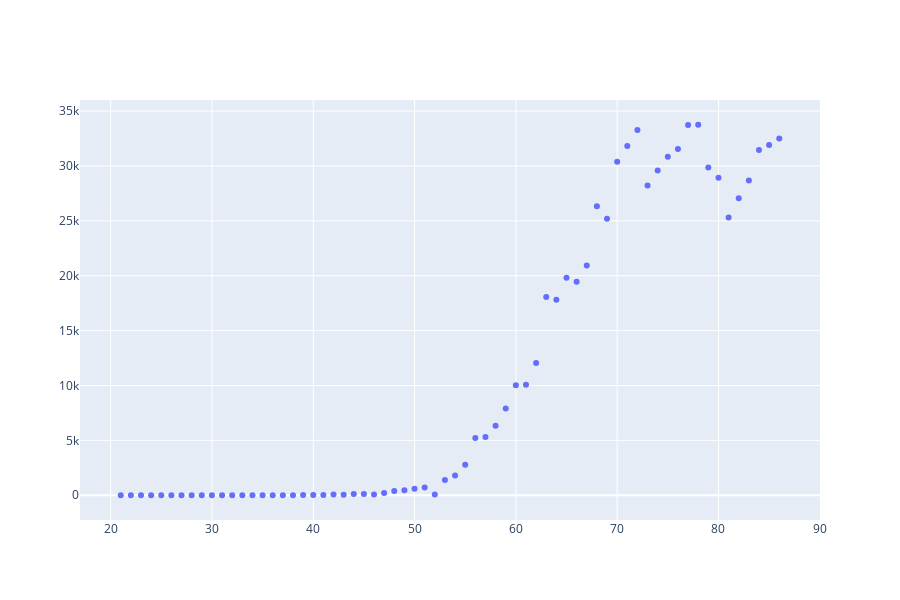

Notebook cell for this chart:
### Code cell
#x,y = np.linspace(1,86,86)[40:], np.asarray(t002).astype('float64')[40:] 
x,y = np.linspace(1,86,86)[20:], np.asarray(t002).astype('float64')[20:] 
raw_data_plot = go.Scatter(x=x, y=y, name="Raw Data", mode='markers')
fig = go.Figure([raw_data_plot])
fig.update_layout(height=600)
#print(x.dtype,y.dtype)

### Figure 1 — Plotly figure (JSON) as saved in the notebook; plotly's stock layout.template omitted (floating-point values rounded to 4 significant figures)
{"data": [{"mode": "markers", "name": "Raw Data", "type": "scatter", "x": [21, 22, 23, 24, 25, 26, 27, 28, 29, 30, 31, 32, 33, 34, 35, 36, 37, 38, 39, 40, 41, 42, 43, 44, 45, 46, 47, 48, 49, 50, 51, 52, 53, 54, 55, 56, 57, 58, 59, 60, 61, 62, 63, 64, 65, 66, 67, 68, 69, 70, 71, 72, 73, 74, 75, 76, 77, 78, 79, 80, 81, 82, 83, 84, 85, 86], "y": [1, 0, 0, 0, 0, 0, 0, 0, 2, 0, 0, 0, 0, 0, 1, 0, 8, 6, 23, 20, 31, 68, 45, 119, 114, 64, 194, 397, 452, 590, 710, 61, 1389, 1789, 2777, 5221, 5309, 6322, 7909, 10029, 10073, 12042, 18058, 17821, 19808, 19444, 20922, 26341, 25200, 30390, 31824, 33267, 28219, 29595, 30838, 31547, 33728, 33755, 29861, 28917, 25306, 27051, 28680, 31451, 31905, 32491]}], "layout": {"height": 600}}
